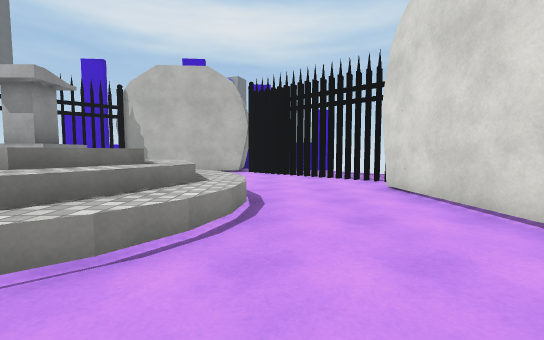
[1] (above)

20 first-person views from a walk through a 3-D level made in the Unity game engine. The camera is 1.3 m above the floor, tilts 4° down and sees 90° across. The floor is counted in squares, 1.33 m on a side. Each view is taken from the middle of a square. On the plan, view 1 faces up. The plan holds only what a view shows up to about 11 squares ahead; the rest is blank. The place goes on beyond the plan. The player is left out. Some animated figures are not drawn. Surface patterns are stand-ins for the level's own textures.

[2]
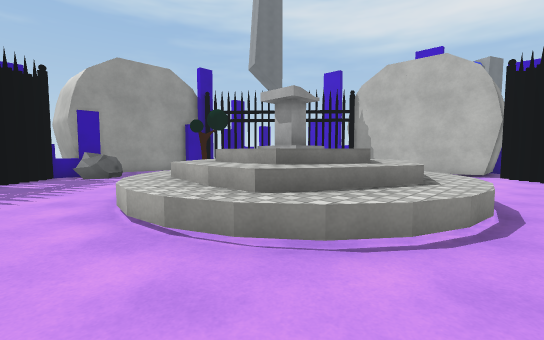

[3]
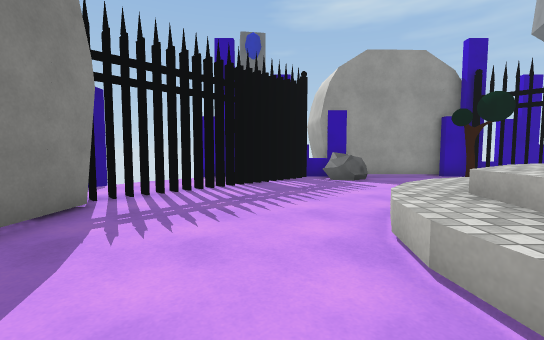

[4]
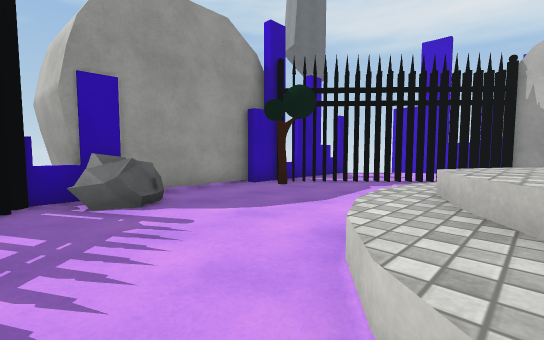

[5]
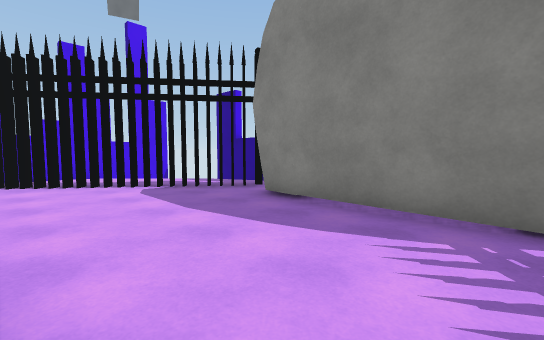

[6]
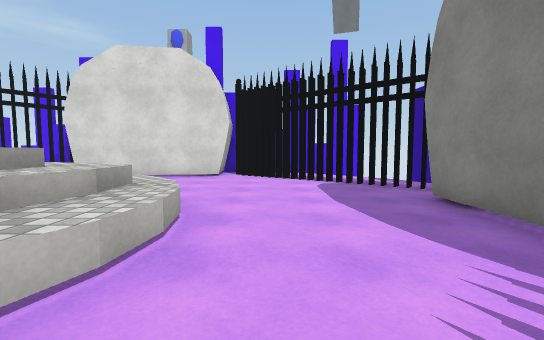

[7]
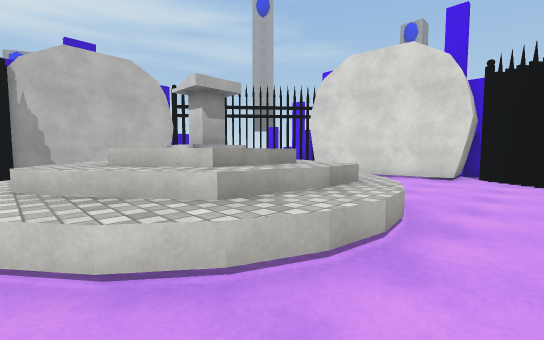

[8]
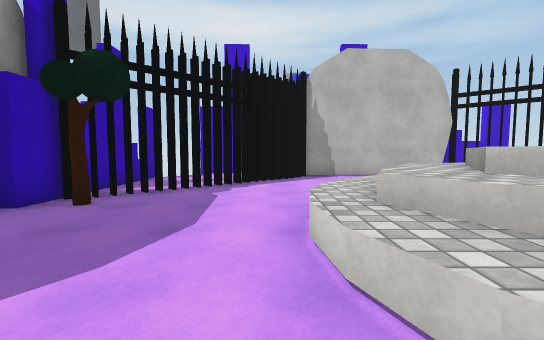

[9]
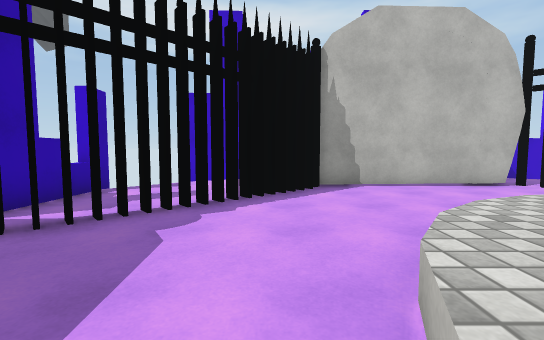

[10]
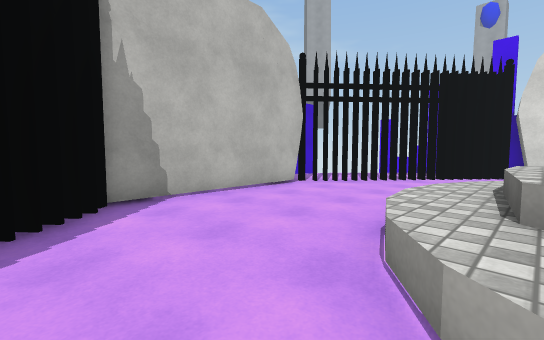

[11]
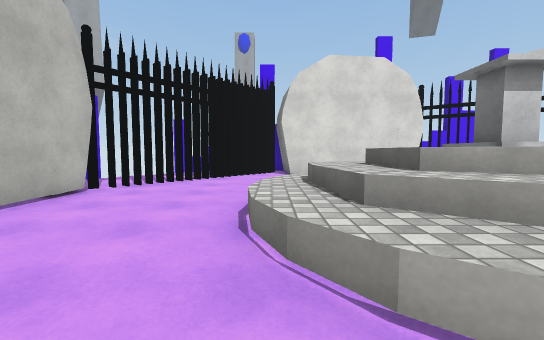

[12]
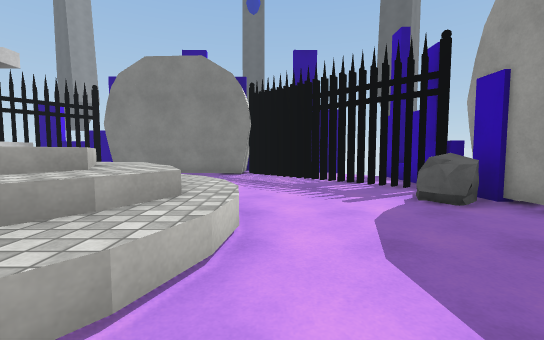

[13]
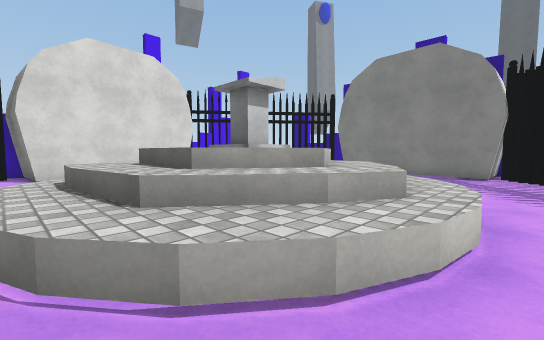

[14]
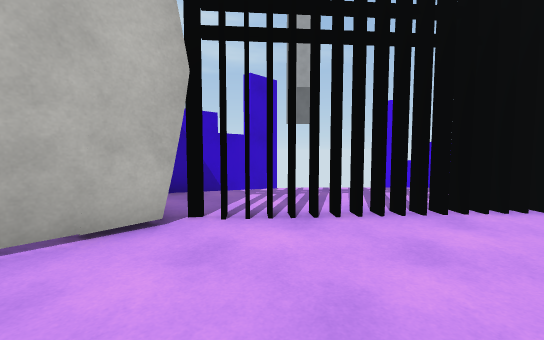

[15]
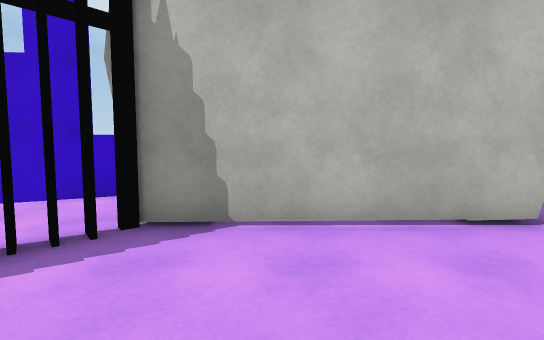

[16]
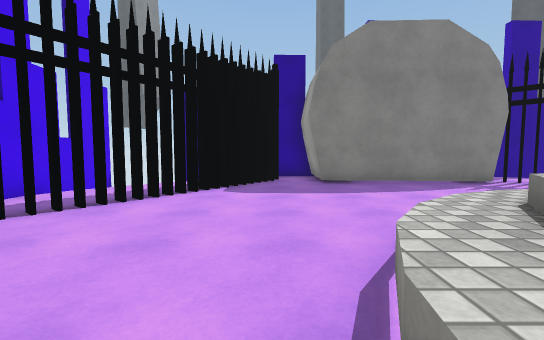

[17]
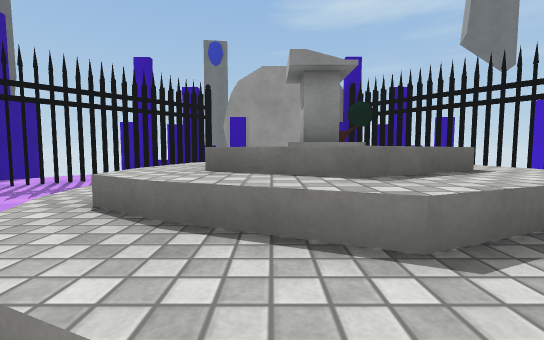

[18]
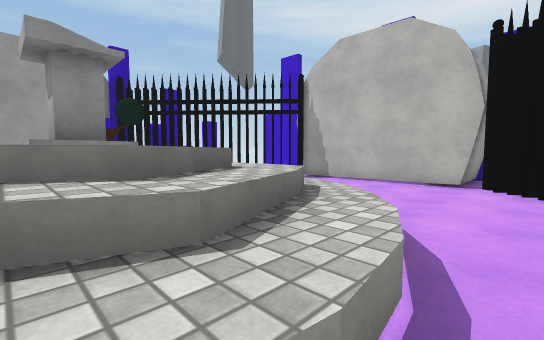

[19]
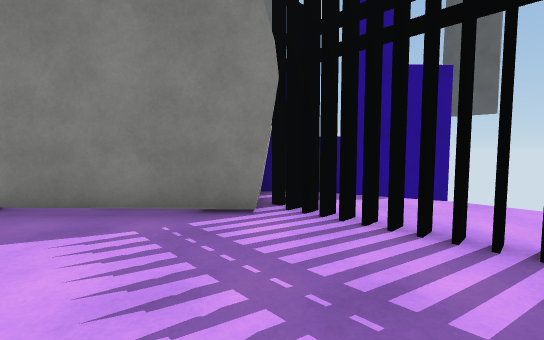

[20]
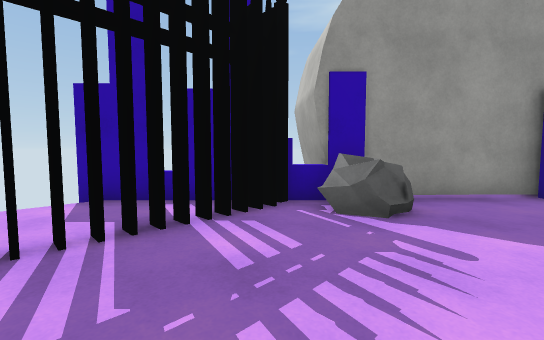

### Floor plan
Key: @ floor where view 1 was taken; # wall or solid block; . floor; ^ raised ledge; R rock; T tree; O other object.
Columns run from 13 left of view 1 to 5 right of it. Each row starts with its distance up from view 1.
 15    ####     ####
 14     ..#     #..
 13    ...#######...
 12  #...OO......O... #
 11  #..OO........O...#
 10  #.OO..........O..
  9 ##OO............OO
  8 ##O....^^^^^.....O#
  7 #.T...^^^^^^^...###
  6 #.....^^^^^^^...#
  5 #.....^^OO^^^...##
  4 #.....^^OO^^^....#
  3 #RR...^^^^^^^....#
  2 ##.....^^^^^.....##
  1 #O.......^.......##
  0 ##O..........@..O##
 -1 ##.O...........OO.#
 -2  #..O.........OO .#
 -3  #...O.......OO#  #
 -4    ...##########
 -5      .#    #####
 -6    ####

Where each view was taken, in squares from view 1:
view 1: 0 up, 0 right, facing up
view 2: 0 up, 0 right, facing up-left
view 3: 0 up, 2 left, facing left
view 4: 1 up, 6 left, facing up-left
view 5: 1 up, 6 left, facing down-right
view 6: 0 up, 7 left, facing right
view 7: 0 up, 7 left, facing up-right
view 8: 2 up, 8 left, facing up
view 9: 5 up, 8 left, facing up
view 10: 7 up, 8 left, facing up-right
view 11: 8 up, 8 left, facing right
view 12: 8 up, 8 left, facing down
view 13: 8 up, 8 left, facing down-right
view 14: 9 up, 3 left, facing up-right
view 15: 9 up, 5 left, facing up
view 16: 5 up, 0 right, facing down
view 17: 4 up, 0 right, facing left
view 18: 4 up, 0 right, facing up-left
view 19: 1 up, 7 left, facing down
view 20: 1 up, 7 left, facing left
